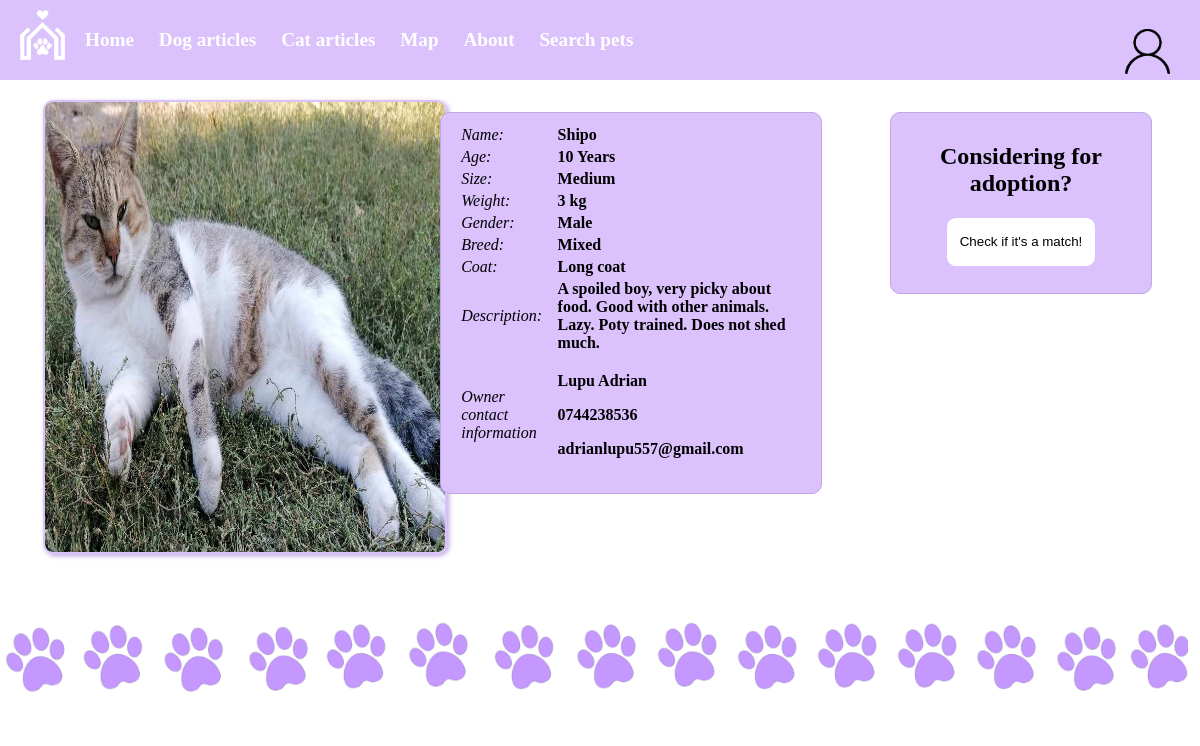
Page /details/2/ on the committed database.
### test_app/models.py (models this page shows)
class Animal(models.Model):
  path=models.ImageField(upload_to='images/')
  animal = models.CharField(max_length=100, default="Dog")
  name=models.CharField(max_length=100)
  race=models.CharField(max_length=100)
  age=models.IntegerField(null= True, default=10)
  type_age = models.CharField(max_length=100, null=True, default="Months")
  size=models.CharField(max_length=100)
  hair=models.CharField(max_length=100)
  gender=models.CharField(max_length=50,default="Female")
  weight = models.IntegerField(default=15)
  adopted=models.BooleanField(default=0)
  description=models.CharField(max_length=255,default='none')

class CustomUser(AbstractUser):
    email = models.EmailField(unique=True)
    phone = models.CharField(max_length=20)
    address = models.CharField(max_length=255, null=True)
    role = models.BooleanField()
    animal = models.CharField(max_length=100, null=True)
    race=models.CharField(max_length=100, null=True)
    age=models.IntegerField(null= True)
    type_age = models.CharField(max_length=100, null=True)
    size=models.CharField(max_length=100, null=True)
    hair=models.CharField(max_length=100, null=True)
    gender=models.CharField(max_length=50, null=True)
    description=models.CharField(max_length=255, null=True)
    housing_environment = models.CharField(max_length=300, null=True, default="mediu de gazduire")
    experience_history = models.CharField(max_length=300, null=True, default="experienta/istoric")

### test_app/views.py (the view)
# urls.py: path('details/<int:idAnimal>/', views.details, name='details'),
def details(request,idAnimal):
    from .models import Animal, CustomUserIdleId
    if idAnimal:
        pets = Animal.objects.get(id=idAnimal)
        print(pets)
    else:
        pets = Animal.objects.all()
    if pets:
        custom_user_idle_ids = CustomUserIdleId.objects.filter(idle=pets.id)
    if custom_user_idle_ids:
        hasOwner = 1
        for c in custom_user_idle_ids:
            ownerFirstName = c.customuser.first_name
            ownerLastName = c.customuser.last_name
            ownerPhone = c.customuser.phone
            ownerEmail = c.customuser.username
    else:
        hasOwner = 0
        ownerFirstName = ""
        ownerLastName = ""
        ownerEmail = ""
        ownerPhone = ""
    context={
        "pets":pets,
        "hasOwner":hasOwner,
        "ownerFirstName": ownerFirstName,
        "ownerLastName": ownerLastName,
        "ownerPhone": ownerPhone,
        "ownerEmail":ownerEmail
    }
    return render(request, 'details.html', context)

### test_app/templates/details.html (shortened to what this page needs)
{% extends "home.html" %}
{% load static %}
{% block content %}
    <main>
        {% if pets %}
            <div class="pet-details">
            <img class="imgg2" src="{{ pets.path.url }}" width="400" height="450" alt="{{ pets.name }}">
            <div class="middlebar">
            <table>
                <tr>
                    <td class="td1">Name:</td>
                    <td class="td2">{{ pets.name }}</td>
                </tr>
                <tr>
                    <td class="td1">Age:</td>
                    <td class="td2">{{ pets.age }} {{ pets.type_age }}</td>
                </tr>
                <tr>
                    <td class="td1">Size:</td>
                    <td class="td2">{{ pets.size }}</td>
                </tr>
                <tr>
                    <td class="td1">Weight:</td>
                    <td class="td2">{{ pets.weight }} kg</td>
                </tr>
                <tr>
                    <td class="td1">Gender:</td>
                    <td class="td2">{{ pets.gender }}</td>
                </tr>
                <tr>
                    <td class="td1">Breed:</td>
                    <td class="td2">{{ pets.race }}</td>
                </tr>
                <tr>
                    <td class="td1">Coat:</td>
                    <td class="td2">{{ pets.hair }}</td>
                </tr>
                <tr>
                    <td class="td1">Description:</td>
                    <td class="td2">{{ pets.description }}</td>
                </tr>
                {% if hasOwner == 1 %}
                <tr>
                    <td class="td1">Owner contact information</td>
                    <td class="td2">
                        <p>{{ ownerLastName }} {{ ownerFirstName }}</p>
                        <p>{{ ownerPhone }}</p>
                        <p>{{ ownerEmail }} </p>
                    </td>
                </tr>
                {% endif %}
            </table>
        </div>
    </div>
        <div class="sidebar">
            <form action="{% url 'considerForAdoptionView' idAnimal=pets.id %}">
            <h2>Considering for adoption?</h2>
            <button>Check if it's a match!</button>
        </form>
        </div>
        {% else %}
            <p>No avaible pets at the moment</p>
        {% endif %}
    </main>
{% endblock %}

### static/css/home.css (style rules this page uses)
body { margin: 0; padding: 0; font-family: 'Times New Roman', Times, serif; }
.pet-details { display: flex; align-items: flex-start; margin-right: 5%; margin-left: 2%; }
.pet-details .imgg2 { border: 2px solid #dbc2fd; box-shadow: 2px 2px 5px #c0a6e4; border-radius: 10px; }
.sidebar { position: absolute; top: 14%; right: 4%; width: 20%; height: 20%; background-color: #dbc2fd; padding: 10px; border: 1px solid #c0a6e4; border-radius: 10px; text-align: center; }
.middlebar { position: absolute; top: 14%; right: 31.5%; width: 30%; height: 45%; background-color: #dbc2fd; padding: 10px; border: 1px solid #c0a6e4; border-radius: 10px; text-align: left; }
button { border-radius: 10px; width: 150px; height: 50px; background-color: #ffffff; border: 1px solid #dbc2fd; color:black; }
table { margin-left: 2%; margin-bottom: 0%; }
.td1 { font-style: italic; }
.td2 { font-weight: bold; }
main { padding: 10px; }
.imgg2 { border: 1px solid #dbc2fd; box-shadow: 1px 1px 1px #c0a6e4; border-radius: 10px; }

### rows in the picture
Animal: name "Shipo", age "10", type_age "Years", size "Medium", weight "3", gender "Male", race "Mixed", hair "Long coat", description "A spoiled boy, very picky about food. Good with other animals. Lazy. Poty trained. Does not shed much."
CustomUser: last_name "Lupu", first_name "Adrian", phone "0744238536", username "adrianlupu557@gmail.com"
